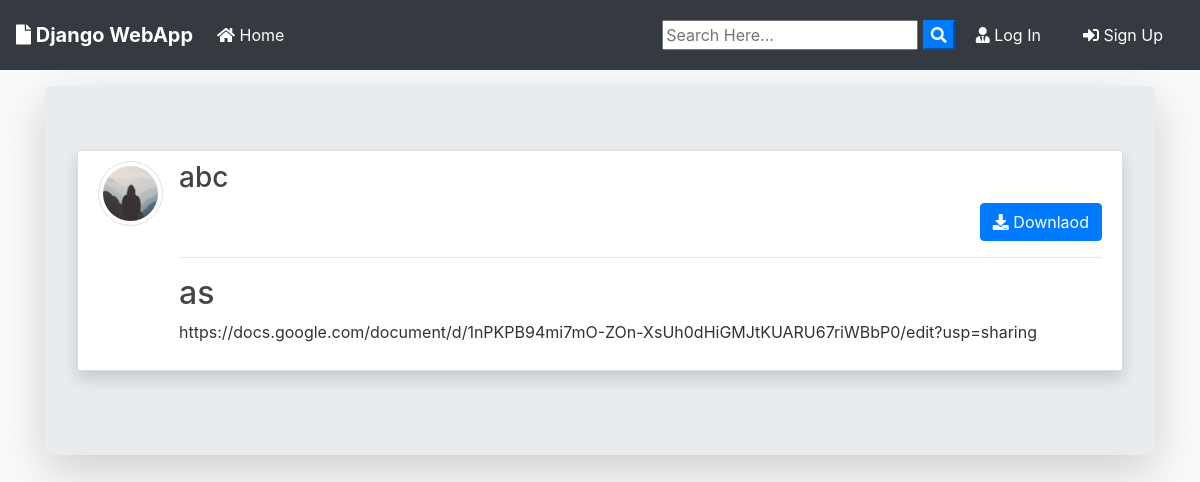
/post/21/, run on the app's committed database.
### blog/models.py (models this page shows, shortened)
class Post(models.Model):
	title = models.CharField(max_length=100)
	url = models.URLField(max_length = 100)
	date_posted = models.DateTimeField(default=timezone.now)
	author = models.ForeignKey(User, on_delete=models.CASCADE)

### users/models.py (models this page shows, shortened)
class Profile(models.Model):
    user = models.OneToOneField(User, on_delete=models.CASCADE)
    image = models.ImageField(default='default.jpg', upload_to='profile_pics')

### blog/views.py (the view)
# urls.py: path('post/<int:pk>/', PostDetailView.as_view(), name='post-detail'),
class PostDetailView(DetailView):
    model = Post
    template_name = 'blog/post_detail.html'

### blog/templates/blog/post_detail.html (shortened to what this page needs)
{% extends "blog/base.html" %}
{% block content %}
<div class="jumbotron mt-3 shadow-lg">
<article class="media content-section shadow ">
   <a href="{{ object.author.profile.image.url }} " target="_blank"> <img src="{{ object.author.profile.image.url }}  " alt="" class="article-img rounded-circle img-thumbnail img-fluid">
   </a>
    <div class="media-body">
      <div class="">
        <div class="d-flex justify-content-between">
        <a class="mr-2 mt-0 mb-0  text-dark" href="{% url 'user-posts' object.author.username  %}"><h3>{{ object.author }}</h3></a>
        </div>
        {% if object.author != user %}
          <div class="form-group mt-0 pt-0 d-flex justify-content-end">
            <a href="{{ object.file.url }}" download class="btn btn-primary flex-last" type="submit"><i class="fas fa-download"></i> Downlaod</a>
          </div>
        {% endif %}
        <hr>
      </div>
      <h2>{{ object.title }}</h2>
      <p class="article-content">{{ object.url }}</p>
    </div>
  </article>
{% endblock content %}

### blog/static/blog/main.css (style rules this page uses)
body { background: #fafafa; color: #333333; margin-top: 0; }
h1, h2, h3, h4, h5, h6 { color: #444444; }
.content-section { background: #ffffff; padding: 10px 20px; border: 1px solid #dddddd; border-radius: 3px; margin-bottom: 20px; }
.article-content { white-space: pre-line; }
.article-img { height: 65px; width: 65px; margin-right: 16px; }

### data on the page
Post: author.profile.image (placeholder picture), author "abc", title "as", url "https://docs.google.com/document/d/1nPKPB94mi7mO-ZOn-XsUh0dHiGMJtKUARU67riWBbP0/edit?usp=sharing"
